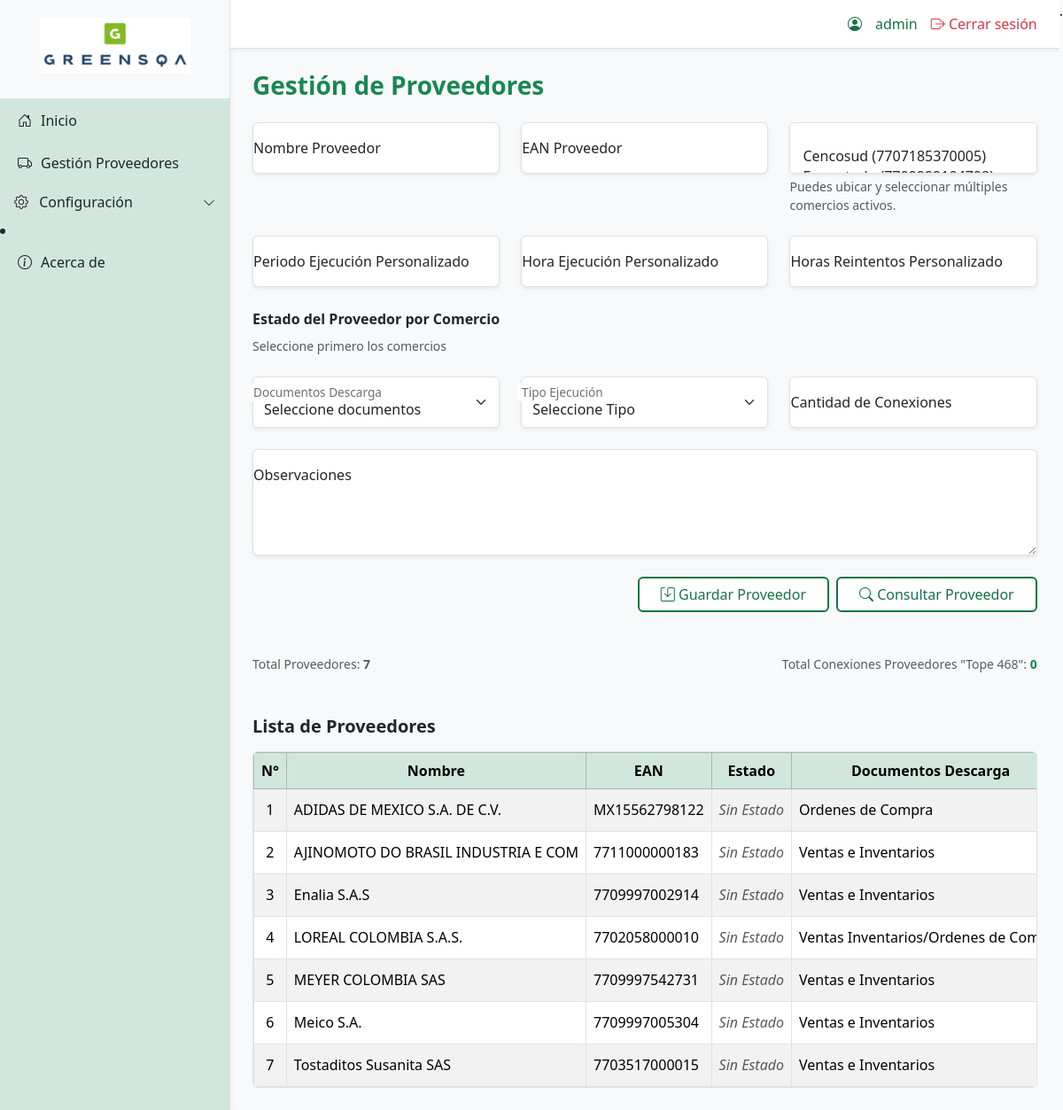
Page /proveedores/ (signed in) on the committed database.
### core/models.py (models this page shows, shortened)
class Proveedor(models.Model):
    nombre_proveedor = models.CharField(max_length=200)
    history = HistoricalRecords()  # 👈 agrega la auditoría automática
    comercios = models.ManyToManyField(
        'Comercio',
         through='ProveedorComercio',
         related_name='proveedores'
    )
    ean = models.CharField(max_length=50, unique=True)
    periodo_ejecucion = models.CharField(max_length=50, null=True, blank=True)
    hora_ejecucion = models.CharField(max_length=100, null=True, blank=True)
    hora_reintentos = models.CharField(max_length=100, null=True, blank=True)
    cantidad_conexiones = models.PositiveIntegerField(default=0)
    estado = models.CharField(
        max_length=20,
        choices=[
            ('Activo', 'Activo'),
            ('Inactivo', 'Inactivo'),
            ('Suspendido', 'Suspendido'),
        ]
    )
    documentos_descarga = models.CharField(
        max_length=200,
        choices=[
            ('Ventas e Inventarios', 'Ventas e Inventarios'),
            ('Ordenes de Compra', 'Ordenes de Compra'),
            ('Ventas Inventarios/Ordenes de Compra', 'Ventas Inventarios/Ordenes de Compra'),
        ]
    )
    tipo_ejecucion = models.CharField(
        max_length=15,
        choices=[
            ('Serie', 'Serie'),
            ('Paralelo', 'Paralelo')
        ]
    )
    observaciones = models.TextField(blank=True, null=True)

### core/views.py (the view, shortened to what this page needs)
# urls.py: path('proveedores/', views.proveedores, name='proveedores'),
@login_required(login_url='/')
def proveedores(request):
    proveedor_editando = None
    proveedor_comercios_ids = []
    comercios = Comercio.objects.filter(
        estado__iexact="Activo"
    ).order_by("nombre")
    proveedores_qs = Proveedor.objects.prefetch_related(
        "proveedor_comercios",
        "proveedor_comercios__comercio"
    )
    comercio_id = request.GET.get("comercio_id")
    if comercio_id:
        proveedores_qs = proveedores_qs.filter(
            comercios__id=comercio_id
        ).distinct()
    proveedor_id = request.GET.get("proveedor_id")
    if proveedor_id:
        proveedor_editando = get_object_or_404(Proveedor, id=proveedor_id)
        proveedor_comercios_ids = list(
            proveedor_editando.comercios.values_list("id", flat=True)
        )
    TOTAL_GENERAL = Proveedor.objects.count()
    TOTAL_FILTRADO = proveedores_qs.count()
    total_conexiones = proveedores_qs.aggregate(
        total=Sum("cantidad_conexiones")
    )["total"] or 0
    paginator = Paginator(
        proveedores_qs.order_by("nombre_proveedor"), 15
    )
    page_number = request.GET.get("page")
    page_obj = paginator.get_page(page_number)
    start_index = page_obj.start_index() if TOTAL_FILTRADO else 0
    context = {
        "proveedores": page_obj,
        "comercios": comercios,
        "proveedor_editar": proveedor_editando,
        "proveedor_comercios_ids": proveedor_comercios_ids,
        "total_general": TOTAL_GENERAL,
        "total_filtrado": TOTAL_FILTRADO,
        "total_conexiones": total_conexiones,
        "page_obj": page_obj,
        "start_index": start_index,
    }
    return render(request, "proveedores.html", context)

### core/templates/proveedores.html (shortened to what this page needs)
{%  extends "base.html" %}
{% block content %}
<div class="ma%}in-section">
    <h3 class="mb-4 text-success fw-bold">Gestión de Proveedores</h3>
        <form method="POST" action="{% url 'proveedores' %}" class="needs-validation" novalidate>
            <div class="row g-4">
                <div class="col-md-4 form-floating">
                    <input type="text" name="nombre_proveedor" class="form-control shadow-sm" id="nombre_proveedor"
                        placeholder="Nombre proveedor" required>
                    <label for="nombre_proveedor">Nombre Proveedor</label>
                </div>
                <div class="col-md-4 form-floating">
                    <input type="text" name="ean" class="form-control shadow-sm" id="ean" placeholder="EAN" required>
                    <label for="ean">EAN Proveedor</label>
                </div>
                <div class="col-md-4 form-floating">
                    <select name="comercios" id="comercios" class="form-select shadow-sm" multiple required>
                        {% for comercio in comercios %}
                        <option value="{{ comercio.id }}" {% if comercio.id in proveedor_comercios_ids %}selected{% endif %}>
                        </option>
                        {% endfor %}
                    </select>
                    <div class="form-text text-muted mt-1">
                        Puedes ubicar y seleccionar múltiples comercios activos.
                    </div>
                </div>
                <div class="col-md-4 form-floating">
                    <input type="text" name="periodo_ejecucion" class="form-control shadow-sm" id="periodo_ejecucion"
                        placeholder="Periodo Ejecución" required>
                    <label for="periodo_ejecucion">Periodo Ejecución Personalizado</label>
                </div>
                <div class="col-md-4 form-floating">
                    <input type="text" name="hora_ejecucion" class="form-control shadow-sm" id="hora_ejecucion"
                        placeholder="Hora Ejecución" value="{{ proveedor_editar.hora_ejecucion|default:'' }}">
                    <label for="hora_ejecucion">Hora Ejecución Personalizado</label>
                </div>
                <div class="col-md-4 form-floating">
                    <input type="text" name="hora_reintentos" class="form-control shadow-sm" id="hora_reintentos"
                        placeholder="Hora Reintentos" value="{{ hora_reintentos }}">
                    <label for="hora_reintentos">Horas Reintentos Personalizado</label>
                </div>
                <div class="col-md-12">
                    <label class="form-label fw-semibold">
                        Estado del Proveedor por Comercio
                    </label>
                    <div id="estados-por-comercio" class="row g-2">
                        <small class="text-muted">
                            Seleccione primero los comercios
                        </small>
                    </div>
                </div>
                <div class="col-md-4 form-floating">
                    <select name="documentos_descarga" class="form-select shadow-sm" id="documentos_descarga">
                        <option value="" disabled {% if not tipo %}selected{% endif %}>Seleccione documentos</option>
                    </select>
                    <label for="documentos_descarga">Documentos Descarga</label>
                </div>
                <div class="col-md-4 form-floating">
                    <select name="tipo_ejecucion" class="form-select shadow-sm" id="tipo_ejecucion">
                        <option value="" disabled {% if not tipo %}selected{% endif %}>Seleccione Tipo</option>
                    </select>
                    <label for="tipo_ejecucion">Tipo Ejecución</label>
                </div>
                <div class="col-md-4 form-floating">
                    <input type="text" name="cantidad_conexiones" class="form-control shadow-sm" id="cantidad_conexiones"
                        placeholder="Cantidad Conexiones" value="{{ cantidad_conexiones }}">
                    <label for="hora_reintentos">Cantidad de Conexiones</label>
                </div>
                <div class="col-md-12 form-floating">
                    <textarea name="observaciones" class="form-control shadow-sm" id="observaciones"
                            placeholder="Observaciones" style="height: 120px;"></textarea>
                    <label for="observaciones">Observaciones</label>
                </div>
            </div>
            <div class="mt-4 d-flex justify-content-end gap-2 flex-wrap">
                <button class="btn btn-success px-4" type="submit" name="accion" value="guardar">
                    <i class="bi bi-save"></i> Guardar Proveedor
                </button>
                <button class="btn btn-outline-success px-4" type="submit" name="accion" value="buscar">
                    <i class="bi bi-search"></i> Consultar Proveedor
                </button>
            </div>
        </form>
        <br></br>
        <div class="d-flex justify-content-between align-items-center mb-2">
            <small class="text-muted">
                Total Proveedores: <strong>{{ total_general }}</strong>
            </small>
            <small class="text-muted">
                Total Conexiones Proveedores "Tope 468":
                <strong class="text-success">
                    {{ total_conexiones }}
                </strong>
            </small>
        </div>
            <h5 class="fw-bold mb-3 mt-5">Lista de Proveedores</h5>
            <div class="table-responsive table-scroll-vertical">
                <table class="table table-bordered table-striped align-middle text-nowrap mb-0">
                    <thead class="table-success text-center">
                        <tr>
                            <th>N°</th>
                            <th>Nombre</th>
                            <th>EAN</th>
                            <th>Estado</th>
                            <th>Documentos Descarga</th>
                        </tr>
                    </thead>
                    <tbody>
                        {% for p in proveedores %}
                        <tr>
                            <td class="text-center">
                                {{ start_index|add:forloop.counter0 }}
                            </td>
                            <td>{{ p.nombre_proveedor }}</td>
                            <td>{{ p.ean }}</td>
                            <td>
                                {% for pc in p.proveedor_comercios.all %}
                                    <span class="badge rounded-pill me-1 mb-1
                                        {% if pc.estado == 'Activo' %} bg-success
                                        {% elif pc.estado == 'Suspendido' %} bg-warning text-dark
                                        {% elif pc.estado == 'Inactivo' %} bg-danger
                                        {% else %} bg-secondary
                                        {% endif %}
                                    ">
                                        {{ pc.comercio.nombre }} · {{ pc.estado }}
                                    </span>
                                {% empty %}
                                    <span class="text-muted fst-italic">Sin Estado</span>
                                {% endfor %}
                            </td>
                            <td>{{ p.documentos_descarga }}</td>
                        </tr>
                        {% empty %}
                        <tr>
                            <td colspan="13" class="text-center text-muted">
                                No hay proveedores registrados
                            </td>
                        </tr>
                        {% endfor %}
                    </tbody>
                </table>
            </div>
            </div>
{% endblock %}

### core/templates/base.html (shortened to what this page needs)
{% load static %}
<!DOCTYPE html>
<html lang="es">
<head>
    <link href="https://cdn.jsdelivr.net/npm/bootstrap@5.3.3/dist/css/bootstrap.min.css" rel="stylesheet">
    <link href="https://cdn.jsdelivr.net/npm/bootstrap-icons@1.10.5/font/bootstrap-icons.css" rel="stylesheet">
</head>
</head>
<body>
    <div class="sidebar">
        <div class="sidebar-header">
            <img src="{% static 'images/GSQA.png' %}" alt="GSQA">
        </div>
        <a href="{% url 'dashboard' %}"><i class="bi bi-house-door"></i> Inicio</a>
        <a href="{% url 'proveedores' %}"><i class="bi bi-truck"></i> Gestión Proveedores</a>
        <div class="accordion" id="menuAccordion">
            <div>
                <a
                    class="d-flex align-items-center justify-content-between text-decoration-none py-2 px-3 w-100"
                    data-bs-toggle="collapse"
                    href="#configSubmenu"
                    role="button"
                    aria-expanded="false"
                    aria-controls="configSubmenu"
                    data-bs-parent="#menuAccordion"
                >
                    <span><i class="bi bi-gear me-2"></i> Configuración</span>
                    <i class="bi bi-chevron-down small"></i>
                </a>
            </div>
        </div>
            <li class="nav-item">
                <a
                    class="nav-link {% if request.resolver_match.url_name == 'acercade' %}active{% endif %}"
                    href="{% url 'acercade' %}">
                    <i class="bi bi-info-circle"></i> Acerca de
                </a>
            </li>
    </div>
    <div class="content">
        <div class="topbar">
            <div class="user-info">
                <i class="bi bi-person-circle"></i> {{ request.user.username }}
                <a href="{% url 'logout' %}" class="logout-link">
                    <i class="bi bi-box-arrow-right"></i> Cerrar sesión
                </a>
            </div>
        </div>
        <main class="main-section">
            {% block content %}
            {% endblock %}
        </main>
    </div>
    {% block extra_scripts %}{% endblock %}.
</body>
</html>

### core/templates/base.html (style rules this page uses)
body { display: flex; min-height: 100vh; overflow-x: hidden; background-color: #f8f9fa; }
.sidebar { width: 260px; background-color: #d1e7dd; color: #212529; flex-shrink: 0; display: flex; flex-direction: column; border-right: 1px solid #dee2e6; box-shadow: 0 0 10px rgba(0, 0, 0, 0.05); position: sticky; top: 0; height: 100vh; overflow-y: auto; }
.sidebar a { color: #212529; text-decoration: none; padding: 12px 20px; display: flex; align-items: center; gap: 10px; font-weight: 500; transition: background 0.2s, color 0.2s; }
.sidebar-header { text-align: center; padding: 20px 10px; border-bottom: 1px solid #dee2e6; background-color: #f8f9fa; }
.sidebar-header img { max-width: 170px; margin-bottom: 8px; }
.topbar { display: flex; justify-content: flex-end; align-items: center; padding: 15px 25px; background-color: white; border-bottom: 1px solid #dee2e6; box-shadow: 0 2px 4px rgba(0,0,0,0.05); position: sticky; top: 0; z-index: 100; }
.user-info { display: flex; align-items: center; gap: 15px; font-weight: 500; color: #157347; }
.logout-link { color: #dc3545; text-decoration: none; font-weight: 500; transition: color 0.2s; }
.content { flex-grow: 1; display: flex; flex-direction: column; background-color: #f8f9fa; height: 100vh; overflow: hidden; }
.main-section { flex-grow: 1; padding: 25px; overflow-y: auto; }
.btn-success, .btn-outline-success { border: 2px solid #157347; color: #157347; background-color: white; transition: all 0.3s ease; font-weight: 500; }
table th { white-space: nowrap; }
.table-scroll-vertical { max-height: 500px; overflow-y: auto; overflow-x: auto; border: 1px solid #dee2e6; border-radius: 6px; }
.table-scroll-vertical thead th { position: sticky; top: 0; z-index: 2; background-color: #d1e7dd; }

### rows in the picture
Proveedor: counter0 "1", nombre_proveedor "ADIDAS DE MEXICO S.A. DE C.V.", ean "MX15562798122", documentos_descarga "Ordenes de Compra"
Proveedor: counter0 "2", nombre_proveedor "AJINOMOTO DO BRASIL INDUSTRIA E COM", ean "7711000000183", documentos_descarga "Ventas e Inventarios"
Proveedor: counter0 "3", nombre_proveedor "Enalia S.A.S", ean "7709997002914", documentos_descarga "Ventas e Inventarios"
Proveedor: counter0 "4", nombre_proveedor "LOREAL COLOMBIA S.A.S.", ean "7702058000010", documentos_descarga "Ventas Inventarios/Ordenes de…"
Proveedor: counter0 "5", nombre_proveedor "MEYER COLOMBIA SAS", ean "7709997542731", documentos_descarga "Ventas e Inventarios"
Proveedor: counter0 "6", nombre_proveedor "Meico S.A.", ean "7709997005304", documentos_descarga "Ventas e Inventarios"
Proveedor: counter0 "7", nombre_proveedor "Tostaditos Susanita SAS", ean "7703517000015", documentos_descarga "Ventas e Inventarios"

### other values in the picture
{{ request.user.username }} "admin"
{{ total_general }} "7"
{{ total_conexiones }} "0"
